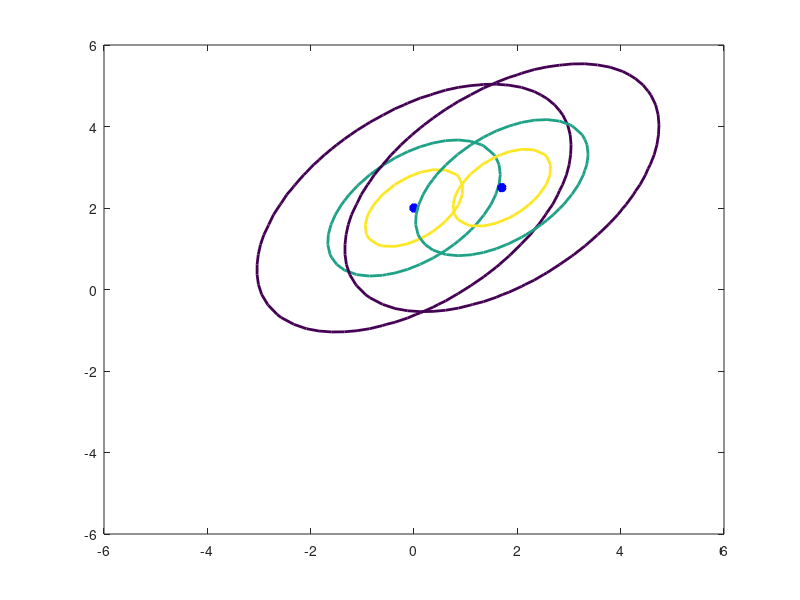

This figure's MATLAB source:
% Contour two Gaussian D with means m1 m2 
% and same covariance C = C1 = C2.
numGrid = 50;
m1 = [0 2]';
m2 = [1.7 2.5]';
C1 = [2,1;1,2]';
C2 = C1;
xRange = linspace(-6,6,numGrid);
yRange = linspace(-6,6,numGrid);
P1 = zeros(numGrid,numGrid);
P2 = P1;
for i = 1:numGrid
    for j = 1:numGrid
        
        x = [yRange(j) xRange(i)]';
        P1(i,j) = mvnpdf(x',m1',C1);
        P2(i,j) = mvnpdf(x',m2',C2);
        
    end
end

Pmax = max(max([P1 P2]));
figure(1), clf,
contour(xRange,yRange,P1,[0.1*Pmax 0.5*Pmax 0.8*Pmax],'LineWidth',2);
hold on
plot(m1(1),m1(2),'b*','LineWidth',4);
contour(xRange,yRange,P2,[0.1*Pmax 0.5*Pmax 0.8*Pmax],'LineWidth',2);
plot(m2(1),m2(2),'b*','LineWidth',4);
hold off